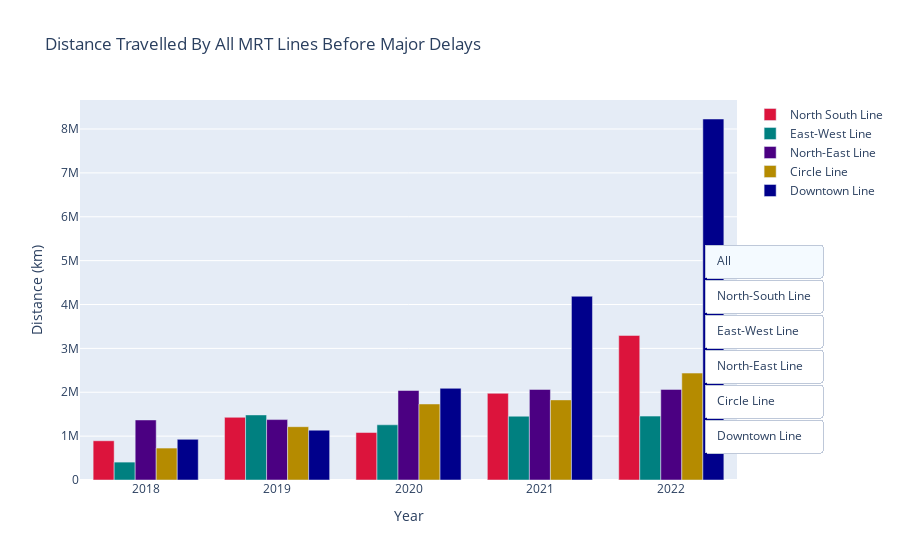

The notebook cell this image was saved under:
### Code cell
directory='./Original_Datasets/'
df6 = pd.read_json(directory+'dist_travelled_before_5min_or_more_mrtdelays.json')
# display(df6.head())
df6=df6.set_index(["year"])
display(df6.head())
print("Nature of Cleaned Dataset 4")
print(df6.dtypes)
#Save cleaned dataset 4 as csv format
df6.to_csv('./Cleaned_Datasets/mrt_dist_travelled_before_majorDelays.csv')

#Plot Graph 6 (Grouped Bar Chart)
data=[
go.Bar(x=df6.index,y=df6["North-South Line"], name="North South Line", marker=dict(color='crimson')),
go.Bar(x=df6.index,y=df6["East-West Line"], name="East-West Line",marker=dict(color='teal')),
go.Bar(x=df6.index,y=df6["North-East Line"], name="North-East Line",marker=dict(color='indigo')),
go.Bar(x=df6.index,y=df6["Circle Line"], name="Circle Line",marker=dict(color='#B58B00')),
go.Bar(x=df6.index,y=df6["Downtown Line"], name="Downtown Line",marker=dict(color='darkblue'))
]
layout=go.Layout(title='Distance Travelled By All MRT Lines Before Major Delays', barmode='group',
xaxis=dict(title='Year', title_font=dict(size=14), tickmode="array", tickvals=df6.index), yaxis=dict(title="Distance (km)",title_font=dict(size=14), tickmode="array", tickvals=[i for i in range(0,9300000,1000000)]))
fig6=go.Figure(data, layout)

#Create the dropdown
my_buttons=[
    {'label':'All','method':'update','args':[{'visible':[True, True, True, True,True]},{'title':'Distance Travelled By All MRT Lines Before Major Delays'}]},
    {'label':'North-South Line','method':'update','args':[{'visible':[True, False, False, False, False]},{'title':'Distance Travelled By North-South Line Before Major Delays'}]},
    {'label':'East-West Line','method':'update','args':[{'visible':[False, True, False, False, False]},{'title':'Distance Travelled By East-West Line Before Major Delays'}]},
    {'label':'North-East Line','method':'update','args':[{'visible':[False, False,True, False, False]},{'title':'Distance Travelled By North-East Line Before Major Delays'}]},
    {'label':'Circle Line','method':'update','args':[{'visible':[False, False,False, True, False]},{'title':'Distance Travelled By Circle Line Before Major Delays'}]},
    {'label':'Downtown Line','method':'update','args':[{'visible':[False, False,False, False, True]},{'title':'Distance Travelled By Downtown Line Before Major Delays'}]}
]

fig6.update_layout({
    'updatemenus':[{
        'type':'buttons',
        'direction':'down',
        'x':1.13,
        'y':0.62,
        'showactive':True,
        'active':0,
        'buttons':my_buttons
    }]
})

fig6.show()

### Figure 1 — Plotly figure (JSON) as saved in the notebook; plotly's stock layout.template omitted (floating-point values rounded to 4 significant figures)
{"data": [{"marker": {"color": "crimson"}, "name": "North South Line", "type": "bar", "x": [2018, 2019, 2020, 2021, 2022], "y": [894000, 1429000, 1082000, 1976000, 3295000]}, {"marker": {"color": "teal"}, "name": "East-West Line", "type": "bar", "x": [2018, 2019, 2020, 2021, 2022], "y": [408000, 1483000, 1258000, 1454000, 1456000]}, {"marker": {"color": "indigo"}, "name": "North-East Line", "type": "bar", "x": [2018, 2019, 2020, 2021, 2022], "y": [1369000, 1377000, 2040000, 2064000, 2065000]}, {"marker": {"color": "#B58B00"}, "name": "Circle Line", "type": "bar", "x": [2018, 2019, 2020, 2021, 2022], "y": [728000, 1215000, 1733000, 1826000, 2437000]}, {"marker": {"color": "darkblue"}, "name": "Downtown Line", "type": "bar", "x": [2018, 2019, 2020, 2021, 2022], "y": [928000, 1136000, 2090000, 4188000, 8228000]}], "layout": {"barmode": "group", "title": {"text": "Distance Travelled By All MRT Lines Before Major Delays"}, "updatemenus": [{"active": 0, "buttons": [{"args": [{"visible": [true, true, true, true, true]}, {"title": "Distance Travelled By All MRT Lines Before Major Delays"}], "label": "All", "method": "update"}, {"args": [{"visible": [true, false, false, false, false]}, {"title": "Distance Travelled By North-South Line Before Major Delays"}], "label": "North-South Line", "method": "update"}, {"args": [{"visible": [false, true, false, false, false]}, {"title": "Distance Travelled By East-West Line Before Major Delays"}], "label": "East-West Line", "method": "update"}, {"args": [{"visible": [false, false, true, false, false]}, {"title": "Distance Travelled By North-East Line Before Major Delays"}], "label": "North-East Line", "method": "update"}, {"args": [{"visible": [false, false, false, true, false]}, {"title": "Distance Travelled By Circle Line Before Major Delays"}], "label": "Circle Line", "method": "update"}, {"args": [{"visible": [false, false, false, false, true]}, {"title": "Distance Travelled By Downtown Line Before Major Delays"}], "label": "Downtown Line", "method": "update"}], "direction": "down", "showactive": true, "type": "buttons", "x": 1.13, "y": 0.62}], "xaxis": {"tickmode": "array", "tickvals": [2018, 2019, 2020, 2021, 2022], "title": {"font": {"size": 14}, "text": "Year"}}, "yaxis": {"tickmode": "array", "tickvals": [0, 1000000, 2000000, 3000000, 4000000, 5000000, 6000000, 7000000, 8000000, 9000000], "title": {"font": {"size": 14}, "text": "Distance (km)"}}}}
